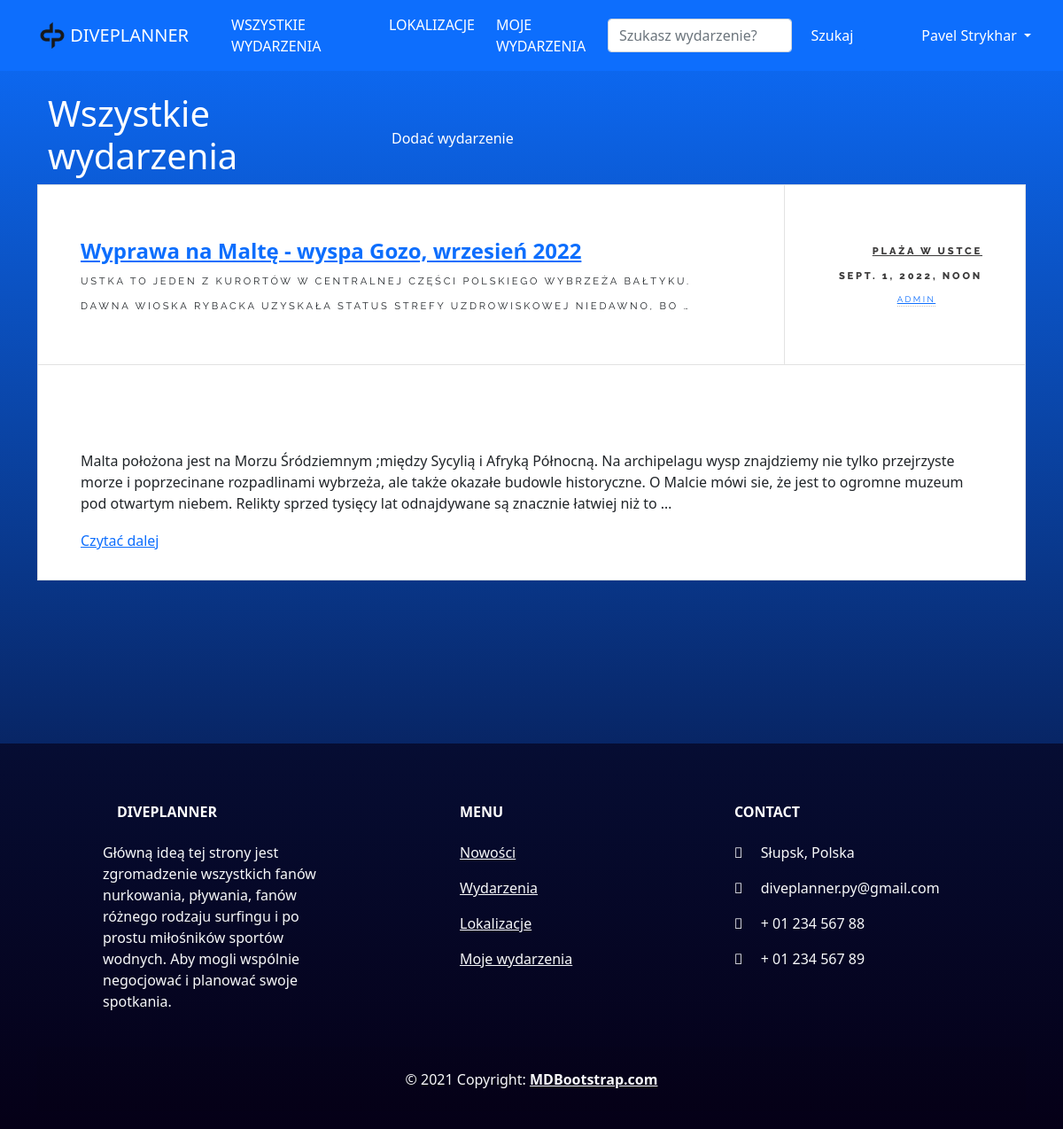
Page /events/all_events (signed in) on the committed database.
### events/models.py (models this page shows, shortened)
class Event(models.Model):
    name = models.CharField('Event Name', max_length=60)
    description = RichTextField(blank=True, null=True)
    short_description = models.TextField(blank=True, null=True, max_length=500)
    venue = models.ForeignKey(Venue, blank=True, null=True, on_delete=models.CASCADE)
    event_date = models.DateTimeField('Event date')
    manager = models.ForeignKey(User, blank=True, null=True, on_delete=models.SET_NULL)
    participants = models.ManyToManyField(Participant, related_name='participant_list', blank=True)
    event_status = models.BooleanField(default=False)
    def __str__(self):
        return self.name

class Venue(models.Model):
    name = models.CharField('Venue name', max_length=120)
    owner = models.IntegerField('Owner', blank=False, default=1)
    address = models.CharField(max_length=120)
    long = models.FloatField(blank=True, null=True)
    lat = models.FloatField(blank=True, null=True)
    image = models.ImageField(null=True, blank=True, upload_to="images/events/%Y/%m/%d/")
    postcode = models.CharField('Postcode', max_length=20)
    phone = models.CharField('Contact phone', max_length=15, blank=True)
    details = RichTextField(blank=True, null=True)
    def __str__(self):
        return self.name

### events/views.py (the view)
# urls.py: path('all_events', all_events, name="all_events"),
def all_events(request):
    event_list = Event.objects.all().order_by('-id')
    participants = Participant.objects.all()#filter(participant.event.id)
    paginator = Paginator(event_list, 3)
    page = request.GET.get("page")
    events = paginator.get_page(page)
    nums = "a" * events.paginator.num_pages
    return render(request,
        'events/all_events.html', {
        'participants': participants,
        'event_list': event_list,
        'events':events,
        'nums':nums
        })

### templates/events/all_events.html (shortened to what this page needs)
{% extends 'blog/base.html' %}
{% load static %}
{% block content %}
{% if user.is_authenticated %}
    <div class="container">
        <div class="row justify-content-start">
            <div class="col-4">
                <h1>Wszystkie wydarzenia</h1>
            </div>
            <div class="col-4 col align-self-center">
                {% if user.is_authenticated %}
                <nav class="nav">
                <a class="nav-link" href="{% url 'add_event' %}">Dodać wydarzenie</a>
                </nav>
                {% else %}
                <nav class="nav">
                <a class="nav-link disabled" href="#">Dodać wydarzenie</a>
                </nav>
                {% endif %}
            </div>
        </div>
    </div>
    {% for event in events %}
        {% if event.event_status %}
        <article class="post">
            <header>
                <div class="title">
                    <h2><a href="{% url 'show_event' event.id %}">{{event}}</a></h2>
                    <p>
                        {% autoescape on %}
                        {{ event.venue.details|safe|truncatewords:20}}
                        {% endautoescape %}
                    </p>
                </div>
                <div class="meta">
                    <a href="" class="published"><span class="name">{{ event.venue }}</span></a>
                    <time class="published" datetime="2015-11-01">{{ event.event_date }}</time>
                    {% if post.author.profile %}
                    <a href="{% url 'show_profile' post.author.profile.id %}" class="author"><span class="name">{{ event.manager }}</span><img src="#" alt=""/></a>
                    {% else %}
                    <a href="" class="author"><span class="name">{{ event.manager }}</span><img src="#" alt=""/></a>
                    {% endif %}
                </div>
            </header>
            <p>{{ event.short_description|safe|linebreaks|truncatewords:50}}</p>
            <footer>
                <ul class="actions">
                    <li><a href="{% url 'show_event' event.id %}" class="button big">Czytać dalej</a></li>
                </ul>
            </footer>
        </article>
            <br>
        {% endif %}
    {% endfor %}
{% else %}
<div class="alert alert-info" role="alert">
    Musisz być zalogowany <a href="{% url 'signin' %}" class="alert-link">Zalogować</a>, aby zobaczyć wydarzenia.!
</div>
{% endif %}
<br><br>
<br/>
{% endblock %}

### templates/blog/navbar.html (shortened to what this page needs)
{% load static %}
<nav class="navbar navbar-expand-lg navbar-dark bg-primary">
  <div class="container-fluid">
    <nav class="navbar navbar">
      <a class="navbar-brand" href="{% url 'home' %}">
        <img src="{% static 'img/DP.png' %}" width="30" height="30" class="d-inline-block align-top" alt="">
        DIVEPLANNER
      </a>
    </nav>
    <div class="collapse navbar-collapse" style="justify-content: space-around;" id="navbarSupportedContent">
      <div class="navbar-center">
        <ul class="navbar-nav justify-content-end">
          <li class="nav-item">
            <a class="nav-item nav-link active" href="{% url 'all_events' %}">WSZYSTKIE WYDARZENIA</a>
          </li>
          <li class="nav-item">
            <a class="nav-item nav-link active" href="{% url 'all_venues' %}">LOKALIZACJE</a>
          </li>
          {% if user.is_authenticated %}
          <li class="nav-item">
            <a class="nav-item nav-link active" href="{% url 'my_events' %}">MOJE WYDARZENIA</a>
          </li>
          {% endif %}
        </ul>
      </div>
      <ul class="navbar-nav mr-auto">
        <form class="d-flex" method=POST action="{% url 'search_events' %}">
          <input class="form-control me-2" type="search" placeholder="Szukasz wydarzenie?" aria-label="Search" name="searched">
          <button class="btn btn-primary me-5" type="submit">Szukaj</button>
        </form>
      </ul>
      <ul class="navbar-nav justify-content-end">
        {% if user.is_authenticated %}
        <li class="nav-item dropdown">
          <a class="nav-link dropdown-toggle active" href="#" id="navbarDropdown" role="button" data-toggle="dropdown" aria-haspopup="true" aria-expanded="false">
            {% if user.first_name %}
            {{ user.first_name }} {{ user.last_name }}
            {% else %}
            {{ user }}
            {% endif %}
          </a>
        </li>
        {% endif %}
      </ul>
    </div>
  </div>
</nav>

### static/css/styles.css (style rules this page uses)
h1, h2, h3, h4, h5, h6 { color: white; }
a { color: white; }
a.nav-link, label { color: white; }
.navbar { position: relative; display: flex; flex-wrap: wrap; align-items: center; justify-content: space-between; padding: .5rem 1rem; }
body { width: 100%; font-family: Arial, sans-serif; }
.date, .author { margin: 0; }
.author { float: right; }
p { margin: 1em 0; }
.container { width:100%; padding-right:15px; padding-left:15px; margin-right:auto; margin-left:auto }
.col-1,.col-2,.col-3,.col-4,.col-5,.col-6,.col-7,.col-8,.col-9,.col-10,.col-11,.col-12,.col,.col-auto,.col-sm-1,.col-sm-2,.col-sm-3,.col-sm-4,.col-sm-5,.col-sm-6,.col-sm-7,.col-sm-8,.col-sm-9,.col-sm-10,.col-sm-11,.col-sm-12,.col-sm,.col-sm-auto,.col-md-1,.col-md-2,.col-md-3,.col-md-4,.col-md-5,.col-md-6,.col-md-7,.col-md-8,.col-md-9,.col-md-10,.col-md-11,.col-md-12,.col-md,.col-md-auto,.col-lg-1,.col-lg-2,.col-lg-3,.col-lg-4,.col-lg-5,.col-lg-6,.col-lg-7,.col-lg-8,.col-lg-9,.col-lg-10,.col-lg-11,.col-lg-12,.col-lg,.col-lg-auto,.col-xl-1,.col-xl-2,.col-xl-3,.col-xl-4,.col-xl-5,.col-xl-6,.col-xl-7,.col-xl-8,.col-xl-9,.col-xl-10,.col-xl-11,.col-xl-12,.col-xl,.col-xl-auto { position:relative; width:100%; padding-right:15px; padding-left:15px }

### static/css/main.css (style rules this page uses)
.author { display: -moz-flex; display: -webkit-flex; display: -ms-flex; display: flex; -moz-flex-direction: row; -webkit-flex-direction: row; -ms-flex-direction: row; flex-direction: row; -moz-align-items: center; -webkit-align-items: center; -ms-align-items: center; align-items: center; -moz-justify-content: -moz-flex-end; -webkit-justify-content: -webkit-flex-end; -ms-justify-content: -ms-flex-end; justify-content: flex-end; border-bottom: 0; font-family: "Raleway", Helvetica, sans-serif; font-size: 0.6em; font-weight: 400; letter-spacing: 0.25em; text-transform: uppercase; white-space: nowrap; }
.author .name { -moz-transition: border-bottom-color 0.2s ease; -webkit-transition: border-bottom-color 0.2s ease; -ms-transition: border-bottom-color 0.2s ease; transition: border-bottom-color 0.2s ease; border-bottom: dotted 1px rgba(160, 160, 160, 0.65); display: block; margin: 0 1.5em 0 0; }
ul { list-style: disc; margin: 0 0 2em 0; padding-left: 1em; }
ul li { padding-left: 0.5em; }
ul.actions { cursor: default; list-style: none; padding-left: 0; }
ul.actions li { display: inline-block; padding: 0 1.5em 0 0; vertical-align: middle; }
ul.actions li:last-child { padding-right: 0; }
.post { padding: 3em 3em 1em 3em ; background: #ffffff; border: solid 1px rgba(160, 160, 160, 0.3); margin: 0 0 3em 0; position: relative; }
.post > header { display: -moz-flex; display: -webkit-flex; display: -ms-flex; display: flex; border-bottom: solid 1px rgba(160, 160, 160, 0.3); left: -3em; margin: -3em 0 3em 0; position: relative; width: calc(100% + 6em); }
.post > header .title { -moz-flex-grow: 1; -webkit-flex-grow: 1; -ms-flex-grow: 1; flex-grow: 1; -ms-flex: 1; padding: 3.75em 3em 3.3em 3em; }
.post > header .title h2 { font-weight: 900; font-size: 1.5em; }
.post > header .title > :last-child { margin-bottom: 0; }
.post > header .meta { padding: 3.75em 3em 1.75em 3em ; border-left: solid 1px rgba(160, 160, 160, 0.3); min-width: 17em; text-align: right; width: 17em; }
.post > header .meta > * { margin: 0 0 1em 0; }
.post > header .meta > :last-child { margin-bottom: 0; }
.post > header .meta .published { color: #3c3b3b; display: block; font-family: "Raleway", Helvetica, sans-serif; font-size: 0.7em; font-weight: 800; letter-spacing: 0.25em; margin-top: 0.5em; text-transform: uppercase; white-space: nowrap; }
.post > footer { display: -moz-flex; display: -webkit-flex; display: -ms-flex; display: flex; -moz-align-items: center; -webkit-align-items: center; -ms-align-items: center; align-items: center; }
.post > footer .actions { -moz-flex-grow: 1; -webkit-flex-grow: 1; -ms-flex-grow: 1; flex-grow: 1; }
header p { font-family: "Raleway", Helvetica, sans-serif; font-size: 0.7em; font-weight: 400; letter-spacing: 0.25em; line-height: 2.5; margin-top: -1em; text-transform: uppercase; }

### rows in the picture
Event: name "Wyprawa na Maltę - wyspa Gozo, wrzesień 2022", venue.details "USTKA TO JEDEN Z KURORTÓW W CENTRALNEJ CZĘŚCI POLSKIEGO WYBRZEŻA BAŁTYKU. DAWNA WIOSKA RYBACKA UZYSKAŁA STATUS STREFY UZDROWISKOWEJ NIEDAWNO, BO …", venue "PLAŻA W USTCE", event_date "SEPT. 1, 2022, NOON", manager "ADMIN", short_description "Malta położona jest na Morzu Śródziemnym ;między Sycylią i Afryką Północną. Na archipelagu wysp znajdziemy nie tylko przejrzyste morze i poprzecinane rozpadlinami wybrzeża, ale także okazałe budowle historyczne. O Malcie mówi sie, że jest to ogromne muzeum pod otwartym niebem. Relikty sprzed tysięcy lat odnajdywane są znacznie łatwiej niż to …"

### other values in the picture
{{ user.first_name }} "Pavel"
{{ user.last_name }} "Strykhar"
